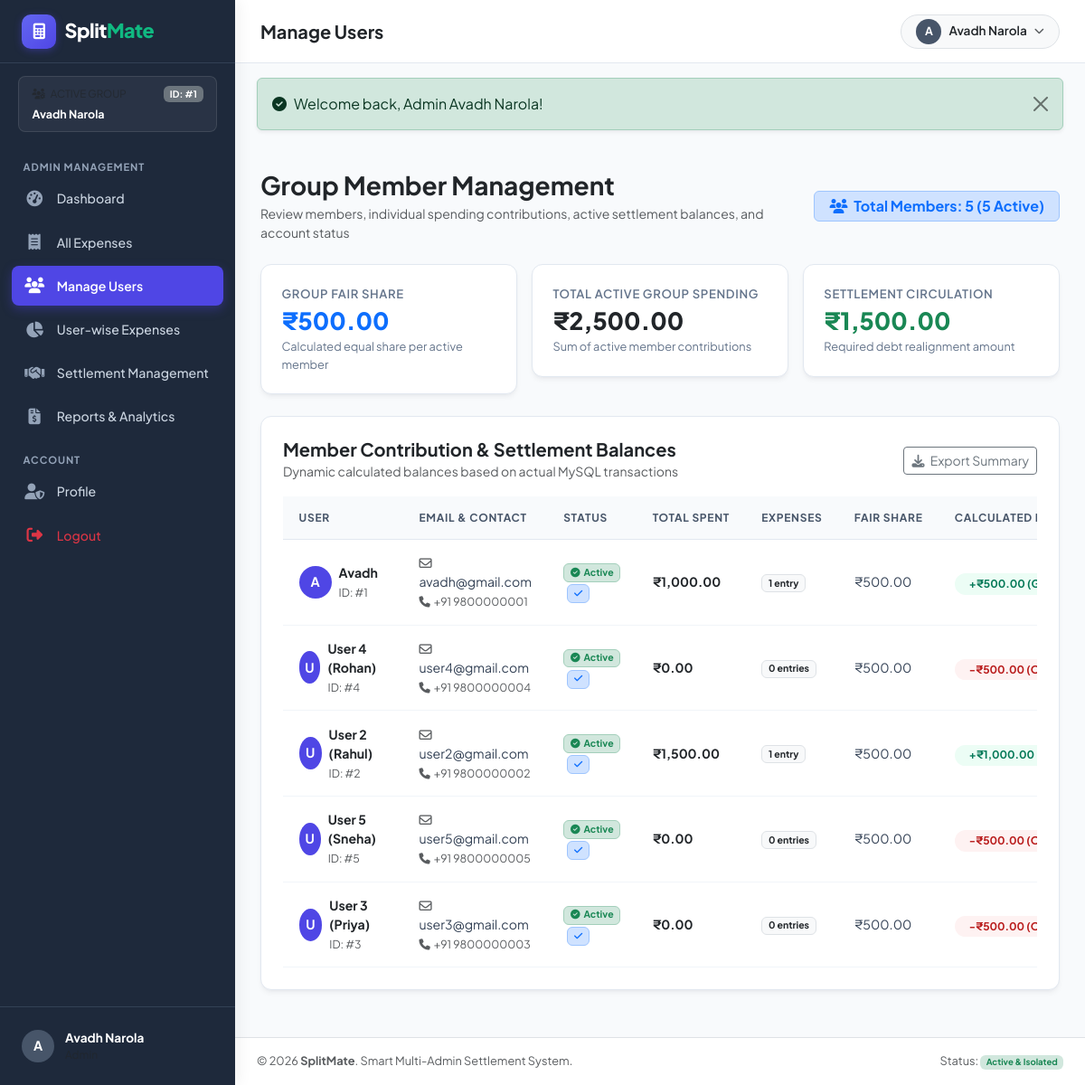
Page /admin/users.php (signed in) on the committed database.
### tables this page shows
CREATE TABLE `users` (
    `user_id` INT AUTO_INCREMENT PRIMARY KEY,
    `admin_id` INT NOT NULL,
    `full_name` VARCHAR(100) NOT NULL,
    `email` VARCHAR(150) NOT NULL UNIQUE,
    `phone` VARCHAR(20) NOT NULL,
    `password` VARCHAR(255) NOT NULL,
    `status` ENUM('active', 'inactive') DEFAULT 'active',
    `email_verified` TINYINT(1) DEFAULT 0,
    `created_at` TIMESTAMP DEFAULT CURRENT_TIMESTAMP,
    `updated_at` TIMESTAMP DEFAULT CURRENT_TIMESTAMP ON UPDATE CURRENT_TIMESTAMP,
    CONSTRAINT `fk_users_admin` FOREIGN KEY (`admin_id`) REFERENCES `admins` (`admin_id`) ON DELETE CASCADE
);

### admin/users.php (the view, shortened to what the rows shown need)
<?php
require_once __DIR__ . '/../includes/auth.php';
$adminId = current_admin_id();
$pdo = db();
$matrix = calculate_settlement_matrix($adminId);
$userBalances = $matrix['user_balances'];
$stmt = $pdo->prepare("
    SELECT u.*,
           COALESCE(SUM(e.amount), 0) as actual_spent,
           COUNT(e.expense_id) as actual_count
    FROM users u
    LEFT JOIN expenses e ON u.user_id = e.user_id AND e.admin_id = ?
    WHERE u.admin_id = ?
    GROUP BY u.user_id
    ORDER BY u.created_at ASC
");
$stmt->execute([$adminId, $adminId]);
$allUsers = $stmt->fetchAll();
require_once __DIR__ . '/../includes/header.php';
?>
<div class="sm-card p-4 mb-4">
    <div class="table-responsive">
        <table class="table table-custom" id="usersTable">
            <thead>
                <tr>
                    <th>User</th>
                    <th>Email & Contact</th>
                    <th>Status</th>
                    <th>Total Spent</th>
                    <th>Expenses</th>
                    <th>Fair Share</th>
                    <th>Calculated Balance</th>
                </tr>
            </thead>
            <tbody>
                <?php if (empty($allUsers)): ?>
                    <tr>
                        <td colspan="8" class="text-center py-4 text-muted">
                            No members registered under your group yet.
                        </td>
                    </tr>
                <?php else: ?>
                    <?php foreach ($allUsers as $u): ?>
                        <?php
                        $uid = (int)$u['user_id'];
                        $isActive = ($u['status'] === 'active');
                        $balanceInfo = $userBalances[$uid] ?? null;
                        $spent = (float)$u['actual_spent'];
                        $expCount = (int)$u['actual_count'];
                        $netBalance = $balanceInfo ? (float)$balanceInfo['net_balance'] : 0.00;
                        ?>
                        <tr>
                            <td>
                                <div class="d-flex align-items-center gap-2">
                                    <div class="user-avatar-sm" style="background-color: <?= $isActive ? '#4f46e5' : '#94a3b8' ?>;">
                                        <?= strtoupper(substr($u['full_name'], 0, 1)) ?>
                                    </div>
                                    <div>
                                        <div class="fw-bold text-dark"><?= e($u['full_name']) ?></div>
                                        <small class="text-muted">ID: #<?= $uid ?></small>
                                    </div>
                                </div>
                            </td>
                            <td>
                                <div><i class="fa-regular fa-envelope me-1 text-muted"></i><?= e($u['email']) ?></div>
                                <small class="text-muted"><i class="fa-solid fa-phone me-1"></i><?= e($u['phone']) ?></small>
                            </td>
                            <td>
                                <?php if ($isActive): ?>
                                    <span class="badge bg-success-subtle text-success border border-success-subtle">
                                        <i class="fa-solid fa-circle-check me-1"></i>Active
                                    </span>
                                <?php else: ?>
                                    <span class="badge bg-danger-subtle text-danger border border-danger-subtle">
                                        <i class="fa-solid fa-circle-xmark me-1"></i>Inactive
                                    </span>
                                <?php endif; ?>
                                <?php if ($u['email_verified'] == 1): ?>
                                    <span class="badge bg-primary-subtle text-primary border border-primary-subtle ms-1" title="Email Verified">
                                        <i class="fa-solid fa-check"></i>
                                    </span>
                                <?php endif; ?>
                            </td>
                            <td class="fw-bold text-dark">
                                <?= format_currency($spent) ?>
                            </td>
                            <td>
                                <span class="badge bg-light text-dark border">
                                    <?= $expCount ?> <?= $expCount === 1 ? 'entry' : 'entries' ?>
                                </span>
                            </td>
                            <td>
                                <?= $isActive ? format_currency($matrix['fair_share']) : '<span class="text-muted">Excluded</span>' ?>
                            </td>
                            <td>
                                <?php if (!$isActive): ?>
                                    <span class="text-muted small">Inactive (Not Split)</span>
                                <?php elseif ($netBalance > 0): ?>
                                    <span class="badge badge-custom badge-receive">
                                        <i class="fa-solid fa-arrow-down-left"></i> +<?= format_currency($netBalance) ?> (Gets Back)
                                    </span>
                                <?php elseif ($netBalance < 0): ?>
                                    <span class="badge badge-custom badge-pay">
                                        <i class="fa-solid fa-arrow-up-right"></i> -<?= format_currency(abs($netBalance)) ?> (Owes Group)
                                    </span>
                                <?php else: ?>
                                    <span class="badge badge-custom badge-settled">
                                        <i class="fa-solid fa-check"></i> Settled (₹0.00)
                                    </span>
                                <?php endif; ?>
                            </td>
                        </tr>
                    <?php endforeach; ?>
                <?php endif; ?>
            </tbody>
        </table>
    </div>
</div>
<?php
require_once __DIR__ . '/../includes/footer.php';
?>

### includes/header.php (shortened to what the rows shown need)
<?php
require_once __DIR__ . '/auth.php';
$currentUser = current_user();
?>
<!DOCTYPE html>
<html lang="en">
<head>
    <link href="https://cdn.jsdelivr.net/npm/bootstrap@5.3.3/dist/css/bootstrap.min.css" rel="stylesheet">
    <link rel="stylesheet" href="https://cdnjs.cloudflare.com/ajax/libs/font-awesome/6.5.1/css/all.min.css">
    <link rel="stylesheet" href="<?= base_url('assets/css/style.css') ?>">
</head>
<body>
<div class="app-wrapper">
    <?php require_once __DIR__ . '/sidebar.php'; ?>
    <div class="app-main">
        <header class="app-topbar">
            <div class="d-flex align-items-center gap-3">
                <div class="dropdown">
                    <button class="btn btn-light btn-sm d-flex align-items-center gap-2 rounded-pill px-3 py-1 border" type="button" data-bs-toggle="dropdown" aria-expanded="false">
                        <div class="user-avatar-sm" style="width: 28px; height: 28px; font-size: 0.78rem;">
                            <?= strtoupper(substr($currentUser['name'] ?? 'U', 0, 1)) ?>
                        </div>
                        <span class="d-none d-sm-inline fw-semibold text-dark" style="font-size: 0.85rem;">
                            <?= e($currentUser['name'] ?? 'Account') ?>
                        </span>
                        <i class="fa-solid fa-chevron-down text-muted" style="font-size: 0.7rem;"></i>
                    </button>
                </div>
            </div>
        </header>
        <main class="app-content">

### includes/sidebar.php (shortened to what the rows shown need)
<?php
$role = current_role();
$user = current_user();
$adminId = current_admin_id();
$adminName = 'Admin Group';
if ($adminId > 0) {
    $stmt = db()->prepare("SELECT full_name FROM admins WHERE admin_id = ?");
    $stmt->execute([$adminId]);
    $adminRow = $stmt->fetch();
    if ($adminRow) {
        $adminName = $adminRow['full_name'];
    }
}
?>
<aside class="app-sidebar" id="appSidebar">
    <div class="sidebar-admin-badge">
        <div class="d-flex align-items-center justify-content-between text-muted mb-1" style="font-size: 0.72rem;">
            <span><i class="fa-solid fa-users-gear me-1"></i> ACTIVE GROUP</span>
            <span class="badge bg-secondary" style="font-size: 0.65rem;">ID: #<?= $adminId ?></span>
        </div>
        <div class="fw-bold text-white text-truncate" title="<?= e($adminName) ?>">
            <?= e($adminName) ?>
        </div>
    </div>
    <div class="sidebar-footer">
        <div class="user-profile-badge">
            <div class="overflow-hidden">
                <div class="fw-bold text-white text-truncate" style="font-size: 0.85rem;"><?= e($user['name'] ?? 'User') ?></div>
                <div class="text-muted text-capitalize" style="font-size: 0.75rem;"><?= e($role) ?></div>
            </div>
        </div>
    </div>
</aside>

### rows in the picture
users: full_name "A", full_name "Avadh", user_id "1", email "avadh@gmail.com", phone "+91 9800000001", status "active" (drawn), email_verified 1 (drawn), spent "₹1,000.00", expCount "1", shows "entry", user_id "₹500.00"
users: full_name "U", full_name "User 4 (Rohan)", user_id "4", email "user4@gmail.com", phone "+91 9800000004", status "active" (drawn), email_verified 1 (drawn), spent "₹0.00", expCount "0", shows "entries", user_id "₹500.00"
users: full_name "U", full_name "User 2 (Rahul)", user_id "2", email "user2@gmail.com", phone "+91 9800000002", status "active" (drawn), email_verified 1 (drawn), spent "₹1,500.00", expCount "1", shows "entry", user_id "₹1,000.00"
users: full_name "U", full_name "User 5 (Sneha)", user_id "5", email "user5@gmail.com", phone "+91 9800000005", status "active" (drawn), email_verified 1 (drawn), spent "₹0.00", expCount "0", shows "entries", user_id "₹500.00"
users: full_name "U", full_name "User 3 (Priya)", user_id "3", email "user3@gmail.com", phone "+91 9800000003", status "active" (drawn), email_verified 1 (drawn), spent "₹0.00", expCount "0", shows "entries", user_id "₹500.00"

### other values in the picture
$adminId "1"
$adminName "Avadh Narola"
substr($user['name'] ?? 'U', 0, 1) "A"
$user['name'] "Avadh Narola"
$pageTitle "Manage Users"
substr($currentUser['name'] ?? 'U', 0, 1) "A"
$currentUser['name'] "Avadh Narola"
$flash['message'] "Welcome back, Admin Avadh Narola!"
count($allUsers) "5"
$matrix['active_members_count'] "5"
format_currency($matrix['fair_share']) "₹500.00"
format_currency($matrix['total_group_expense']) "₹2,500.00"
format_currency($matrix['total_receivable']) "₹1,500.00"
